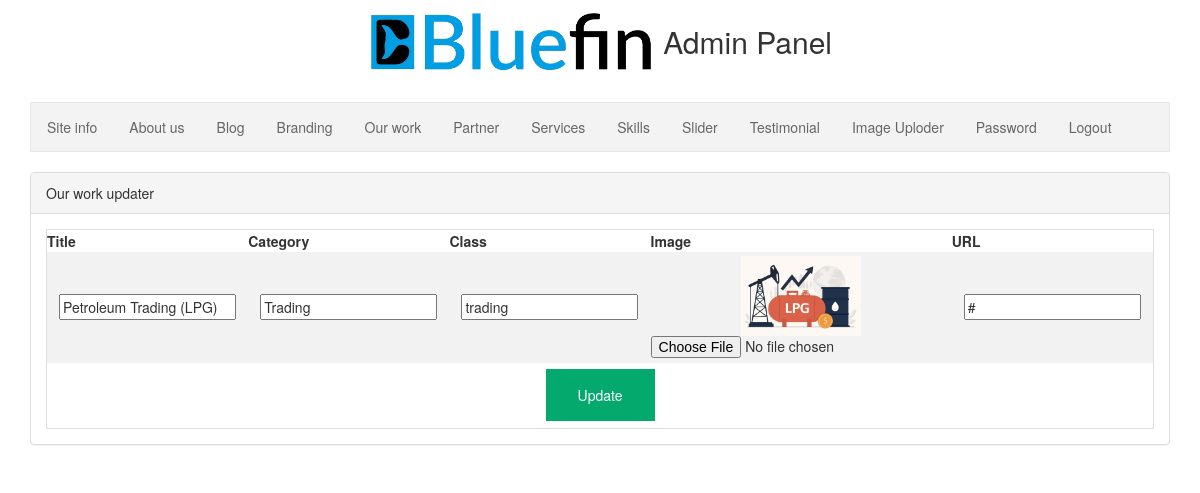
Screenshot of /admin/work-single.php?id=11 (signed in) with the database file from the repository.
### tables this page shows
CREATE TABLE `our_work` (
  `id` int(11) NOT NULL,
  `class` varchar(500) NOT NULL,
  `bg` varchar(500) NOT NULL,
  `link` varchar(500) NOT NULL,
  `title` varchar(500) NOT NULL,
  `category` varchar(500) NOT NULL
);

### admin/database_connection.php (called while the page is built, shortened)
<?php
$url 	= $GLOBALS['url'];
?>

### inc/function.php (called while the page is built, shortened)
<?php
function get_item_details($item_name, $id, $table){
	$conn = new mysqli($GLOBALS['servername'], $GLOBALS['username'], $GLOBALS['password'], $GLOBALS['db']);
	$sql = "SELECT * FROM `$table` WHERE `id` = '$id'";
	$result = $conn->query($sql);
	if ($result->num_rows > 0) {
		$row = $result->fetch_assoc();
		return $row[$item_name];
	}
}
?>

### admin/work-single.php (the view, shortened to what this page needs)
<?php
include('database_connection.php');
?>
<!DOCTYPE html>
<html>
<head>
  <?php include('header.php'); ?>
    <div class="panel panel-default">
      <div class="panel-heading">Our work updater</div>
    <div id="user_login_status" class="panel-body">
        <form action="" method="POST" enctype="multipart/form-data">
          <table>
          <?php
              if ((is_numeric($_GET['id']))) {
              $id     = $_GET['id'];
              $conn = new mysqli($host, $user,  $pass, $dbname);
              $sql = "SELECT * FROM `our_work` WHERE `id` = '$id'";
              $result = $conn->query($sql);
              $row = $result->fetch_assoc();
              if ($row) {
                echo
                  "<tr>
                  <th>Title</th>
                  <th>Category</th>
                  <th>Class</th>
                  <th>Image</th>
                  <th>URL</th>
                  </tr>
                  <tr>
                  <td><input type='text' name='title' value='".$row['title']."'></td>
                  <td><input type='text' name='category' value='".$row['category']."'></td>
                  <td><input type='text' name='class' value='".$row['class']."'></td>
                  <td><img height='80px' src='../img/bg/".$row['bg']."'><input type='hidden' name='old_file_name' value='".get_item_details('bg',$id,'our_work')."'><input type='file' name='fileToUpload' id='fileToUpload'></td>
                  <td><input type='text' name='link' value='".$row['link']."'></td>
                  </tr>
                  <tr>
                  <td colspan='5'><input type='submit' name='submit' value='Update'></td>
                  </tr>";
              }
            }
          ?>
          </table>
        </form>
    </div>
  </div>
</div>
</body>
</html>

### admin/header.php (shortened to what this page needs)
<link rel="stylesheet" href="https://maxcdn.bootstrapcdn.com/bootstrap/3.3.6/css/bootstrap.min.css" />
  <link rel="stylesheet" href="inc/menu_bar.css" />
  <link rel="stylesheet" href="inc/loading.css" />
 </head>
 <body>
  <?php
  $page = basename($_SERVER['PHP_SELF']);
  $index_active                  = $page == "index.php" ? "active" : "";
  $about_us_active               = $page == "about_us.php" ? "active" : "";
  $blog_active                   = $page == "blog.php" ? "active" : "";
  $branding_active               = $page == "branding.php" ? "active" : "";
  $our_work_active               = $page == "our_work.php" ? "active" : "";
  $partner_active                = $page == "partner.php" ? "active" : "";
  $services_active               = $page == "services.php" ? "active" : "";
  $skills_active                 = $page == "skills.php" ? "active" : "";
  $slider_active                 = $page == "slider.php" ? "active" : "";
  $test_active                   = $page == "test.php" ? "active" : "";
  $image_active                  = $page == "image.php" ? "active" : "";
  $password_active               = $page == "password.php" ? "active" : "";
  ?>
  <div class="container">
   <h2 align="center"><a href="<?php echo $url; ?>"><img src="../img/logo.png" alt="#" style="height: 60px; margin-top: -8px;"></a>Admin Panel</h2>
   <br />
   <div align="center">
  <ul>
  <li><a class="<?php echo $index_active; ?>" href="index.php">Site info</a></li>
  <li><a class="<?php echo $about_us_active; ?>" href="about_us.php">About us</a></li>
  <li><a class="<?php echo $blog_active; ?>" href="blog.php">Blog</a></li>
  <li><a class="<?php echo $branding_active; ?>" href="branding.php">Branding</a></li>
  <li><a class="<?php echo $our_work_active; ?>" href="our_work.php">Our work</a></li>
  <li><a class="<?php echo $partner_active; ?>" href="partner.php">Partner</a></li>
  <li><a class="<?php echo $services_active; ?>" href="services.php">Services</a></li>
  <li><a class="<?php echo $skills_active; ?>" href="skills.php">Skills</a></li>
  <li><a class="<?php echo $slider_active; ?>" href="slider.php">Slider</a></li>
  <li><a class="<?php echo $test_active; ?>" href="test.php">Testimonial</a></li>
  <li><a class="<?php echo $image_active; ?>" href="image.php">Image Uploder</a></li>
  <li><a class="<?php echo $password_active; ?>" href="password.php">Password</a></li>
  <li><a href="logout.php">Logout</a></li>
  </ul>
   </div>
   <br />

### admin/inc/menu_bar.css (style rules this page uses)
ul { list-style-type: none; margin: 0; padding: 0; overflow: hidden; border: 1px solid #e7e7e7; background-color: #f3f3f3; }
li { float: left; }
li a { display: block; color: #666; text-align: center; padding: 14px 16px; text-decoration: none; }

### admin/work-single.php (style rules this page uses)
table { border-spacing: 10; width: 100%; height: 200px; border: 1px solid #ddd; text-align: center; }
th, td { text-align: center; padding: 18px; }
tr:nth-child(even) { background-color: #f2f2f2 }
input[type=button], input[type=submit], input[type=reset] { background-color: #04AA6D; border: none; color: white; padding: 16px 32px; text-decoration: none; margin: 4px 2px; cursor: pointer; }

### rows the page displays
our_work: title "Petroleum Trading (LPG)", category "Trading", class "trading", bg (picture), link "#"
